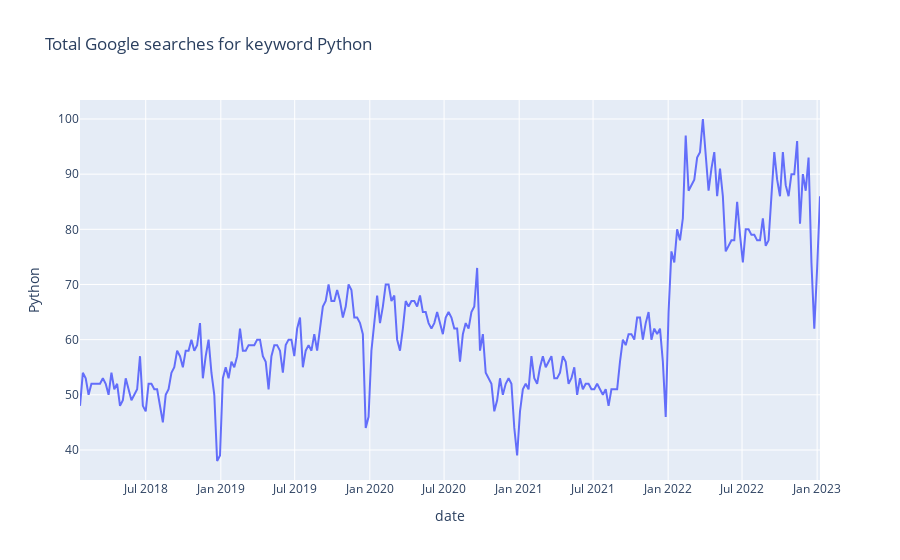

The cell this chart's notebook holds for it:
### Code cell
data1=data.reset_index()
fig=px.line(data_frame=data1,
           x='date',
           y='Python',
           title='Total Google searches for keyword Python')
fig.show()

### Figure 1 — Plotly figure (JSON) as saved in the notebook; plotly's stock layout.template omitted (floating-point values rounded to 4 significant figures; data arrays with more than 128 entries replaced by an {"elided": "..."} marker saying what was removed)
{"data": [{"hovertemplate": "date=%{x}<br>Python=%{y}<extra></extra>", "legendgroup": "", "line": {"color": "#636efa", "dash": "solid"}, "marker": {"symbol": "circle"}, "mode": "lines", "name": "", "orientation": "v", "showlegend": false, "type": "scatter", "x": {"elided": "260 str values"}, "xaxis": "x", "y": {"elided": "260 int values"}, "yaxis": "y"}], "layout": {"legend": {"tracegroupgap": 0}, "title": {"text": "Total Google searches for keyword Python"}, "xaxis": {"anchor": "y", "domain": [0, 1], "title": {"text": "date"}}, "yaxis": {"anchor": "x", "domain": [0, 1], "title": {"text": "Python"}}}}
